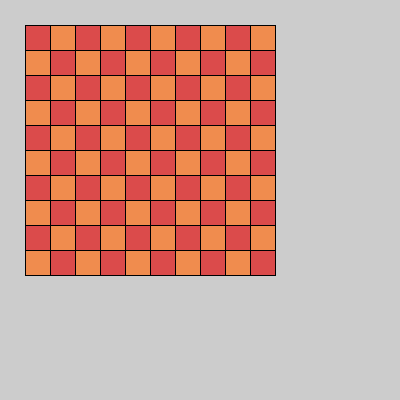
Frame 1 (no input)
Frame 60 (the mouse pressed at the canvas centre just before this capture): identical to frame 1, image omitted
Frame 120 (the mouse held since frame 60 and released just before this capture): identical to frame 1, image omitted

The Processing sketch that drew this single still picture (run headless with seeded random() and noise(); from frame 60 on, the mouse is pressed at the canvas centre):

// Processing sketch: demineur_amelioration
// ── demineur_amelioration.pde
void setup() {
  size(400, 400);
  arraySize = 10;
  int wishedMines = 5;
  initBoard(arraySize);
  putMines(board, wishedMines, arraySize);
  printBoard(board, arraySize);
  dessinTableau(arraySize);
}

void draw() {
}

int[][] board;
int arraySize;

//créer mon talbeau selon la taille voulue
void initBoard(int arraySize) {
  board = new int[arraySize][arraySize];
}

//imprime mon tableau dans la console
void printBoard(int[][] board, int arraySize) {
  for (int y = 0; y < arraySize; y++) {
    for (int x = 0; x < arraySize; x++) {
      print((board[x][y]<10 ? "0" : "") + board[x][y]+" ");
    }
    println();
  }
}

//pose des mines dans mon tableau en modifiant la valeur de 0 (neutre) à 99(mine)
void putMines (int[][] board, int wishedMines, int arraySize) {
  int minesPut = 0;
  if (wishedMines <= (arraySize^2)) {
    while (minesPut != wishedMines) {
      int posMineX = int(random(0, arraySize));
      int posMineY = int(random(0, arraySize));
      if (board[posMineX][posMineY] != 99) {
        board[posMineX][posMineY] = 99;
        minesPut++;
      }
    }
    //définit un nombre de mines aléatoire si on demande + de mines que de cases dispo
  } else {
    wishedMines = arraySize*arraySize/2;
    while (minesPut != wishedMines) {
      int posMineX = int(random(0, arraySize));
      int posMineY = int(random(0, arraySize));
      if (board[posMineX][posMineY] != 99) {
        board[posMineX][posMineY] = 99;
        minesPut++;
      }
    }
  }
}


//teste si une case est une mine
boolean isAMine(int x, int y) {
  if (board[x][y] == 99) {
    return true;
  } else {
    return false;
  }
}

//permet de savoir combien de mines présentes dans les cases autour
int getMines(int testX, int testY) {
  int minesProches = 0;
  //teste si les positions des cases autour existe
  boolean xPlus1 = (testX+1) < arraySize ;
  boolean xMinus1 = (0 <= testX-1) && (testX-1 < arraySize);
  boolean yPlus1 = (testY+1) < arraySize ;
  boolean yMinus1 = (0 <= testY-1) && (testY-1 < arraySize);
  if (xMinus1 && yMinus1 && board[testX-1][testY-1]==99) {
    minesProches += 1;
  }
  if (xMinus1 && board[testX-1][testY]==99) {
    minesProches +=1;
  }
  if (xMinus1 && yPlus1 && board[testX-1][testY+1]==99) {
    minesProches +=1;
  }
  if (yMinus1 && board[testX][testY-1]==99) {
    minesProches +=1;
  }
  if (yPlus1 && board[testX][testY+1]==99) {
    minesProches +=1;
  }
  if (xPlus1 && yMinus1 && board[testX+1][testY-1]==99) {
    minesProches +=1;
  }
  if (xPlus1 && board[testX+1][testY]==99) {
    minesProches +=1;
  }
  if (xPlus1 && yPlus1 && board[testX+1][testY+1]==99) {
    minesProches +=1;
  }
  return minesProches;
}
//censé tester les cases autour si celle choisie est safe et mets en vert les cellules autour

void getNoMine(int coordX, int coordY) {
  //teste si les positions des cases autour existe
  if (getMines(coordX, coordY) == 0) {
    for (int y = coordY-1; y < coordY +2; y++) {
      for (int x = coordX-1; x < coordX +2; x++) {
        if ( 0 <= y && y < arraySize && 0 <= x && x < arraySize) {
          fill(colorSafeClick);
          rect((x+1)*25, (y+1)*25, 25, 25);
          textSize(22);
          fill(0);
          text(getMines(x, y), ((x+1)*25)+8,((y+2)*25)-6);
        }
      }
    }
  }
}

color colorOdd = color(219, 75, 75);
color colorEven = color(240, 140, 78);
color colorSafeClick = color(186, 228, 71);
color colorLoss = color(255, 0, 0);

void dessinTableau(int n) {
  for (int j = 0; j < n; j++) {
    if ((j+2)%2 != 0) {
      for (int i = 0; i < n; i++) {
        if ((i+2)%2 != 0) {
          fill(colorOdd);
          rect(25+j*25, 25+i*25, 25, 25);
        } else {
          fill(colorEven);
          rect(25+j*25, 25+i*25, 25, 25);
        }
      }
    } else {
      for (int i = 0; i < n; i++) {
        if ((i+2)%2 != 0) {
          fill(colorEven);
          rect(25+j*25, 25+i*25, 25, 25);
        } else {
          fill(colorOdd);
          rect(25+j*25, 25+i*25, 25, 25);
        }
      }
    }
  }
}

void mouseClicked() {
  int mousePosX = mouseX;
  int mousePosY = mouseY;
  println("coord x : "+(mousePosX-25)/25);
  println("coord y : "+(mousePosY-25)/25);
  if ((mouseButton == LEFT)) {
    leftClick(mousePosX, mousePosY);
  } else if (mouseButton == RIGHT) {
    println("coucou");
  }
}
void leftClick(int mousePosX, int mousePosY) {
  if ((25 > mouseY || mouseY > 25+25*arraySize || 25 > mouseX || mouseX > 25+25*arraySize)) {
    textSize(18);
    fill(0);
    text("Faut apprendre à viser!", 25, 25*(arraySize+2));
  } else {
    int coordX = (mousePosX-25)/25;
    int coordY = (mousePosY-25)/25;
    if (isAMine(coordX, coordY)) {
      fill(colorLoss);
      stroke(240, 130, 103);
      rect(float(((mousePosX-25)/25)*25)+25, float(((mousePosY-25)/25)*25)+25, 25, 25);
      textSize(22);
      fill(240, 130, 103);
      text("X", ((mousePosX/25)*25)+7, ((mousePosY/25)*25)+20);
      fill(0);
      text("BOOM", 25, 25*(arraySize+2));
    } else {
      greenSafeCase(mousePosX, mousePosY);
      getNoMine(coordX, coordY);
    }
  }
}

void greenSafeCase(int mousePosX, int mousePosY) {
  fill(colorSafeClick);
  rect(float(((mousePosX-25)/25)*25)+25, float(((mousePosY-25)/25)*25)+25, 25, 25);
  textSize(22);
  fill(0);
  text(getMines(((mousePosX-25)/25), ((mousePosY-25)/25)), ((mousePosX/25)*25)+7, ((mousePosY/25)*25)+20);
}
